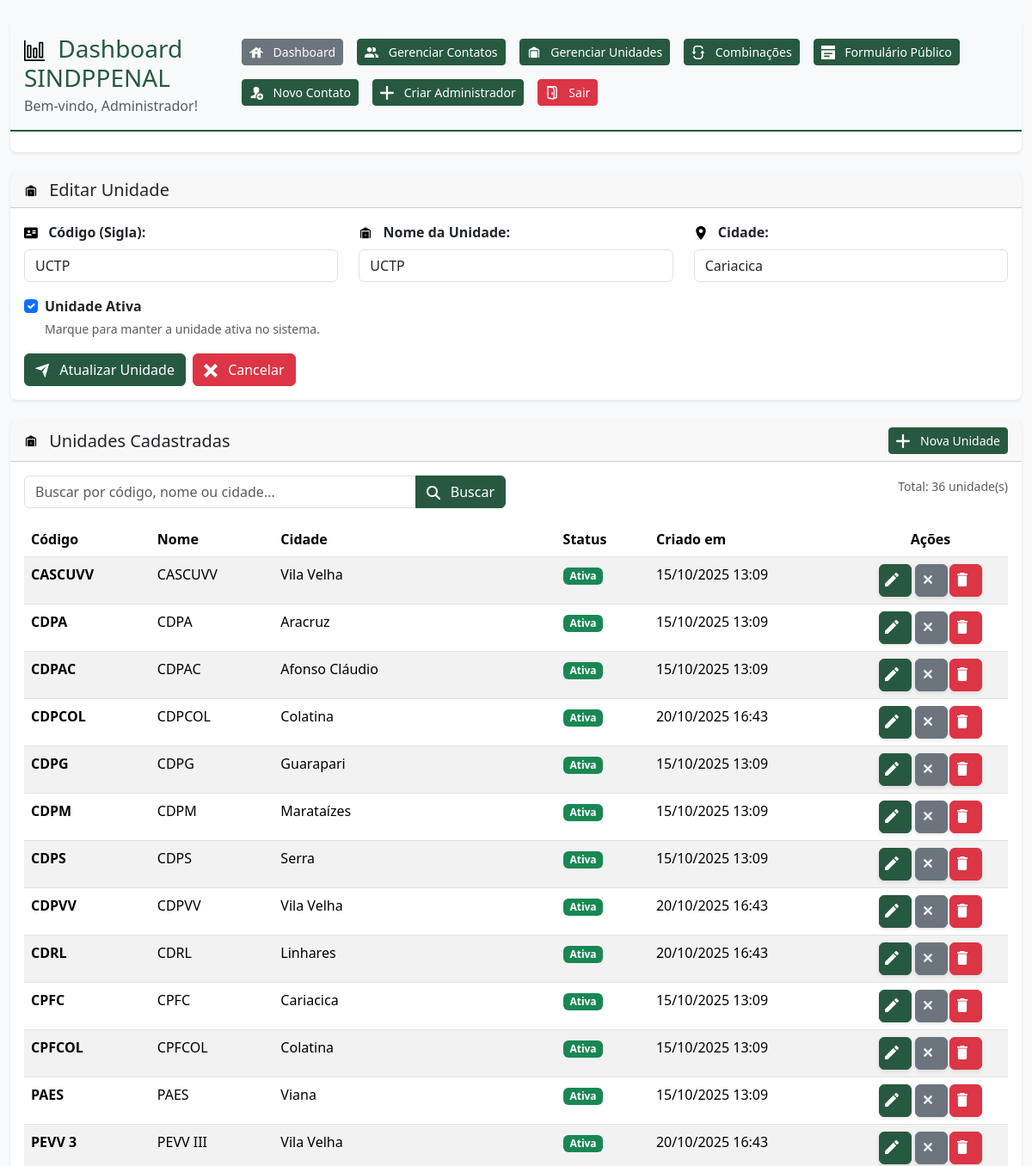
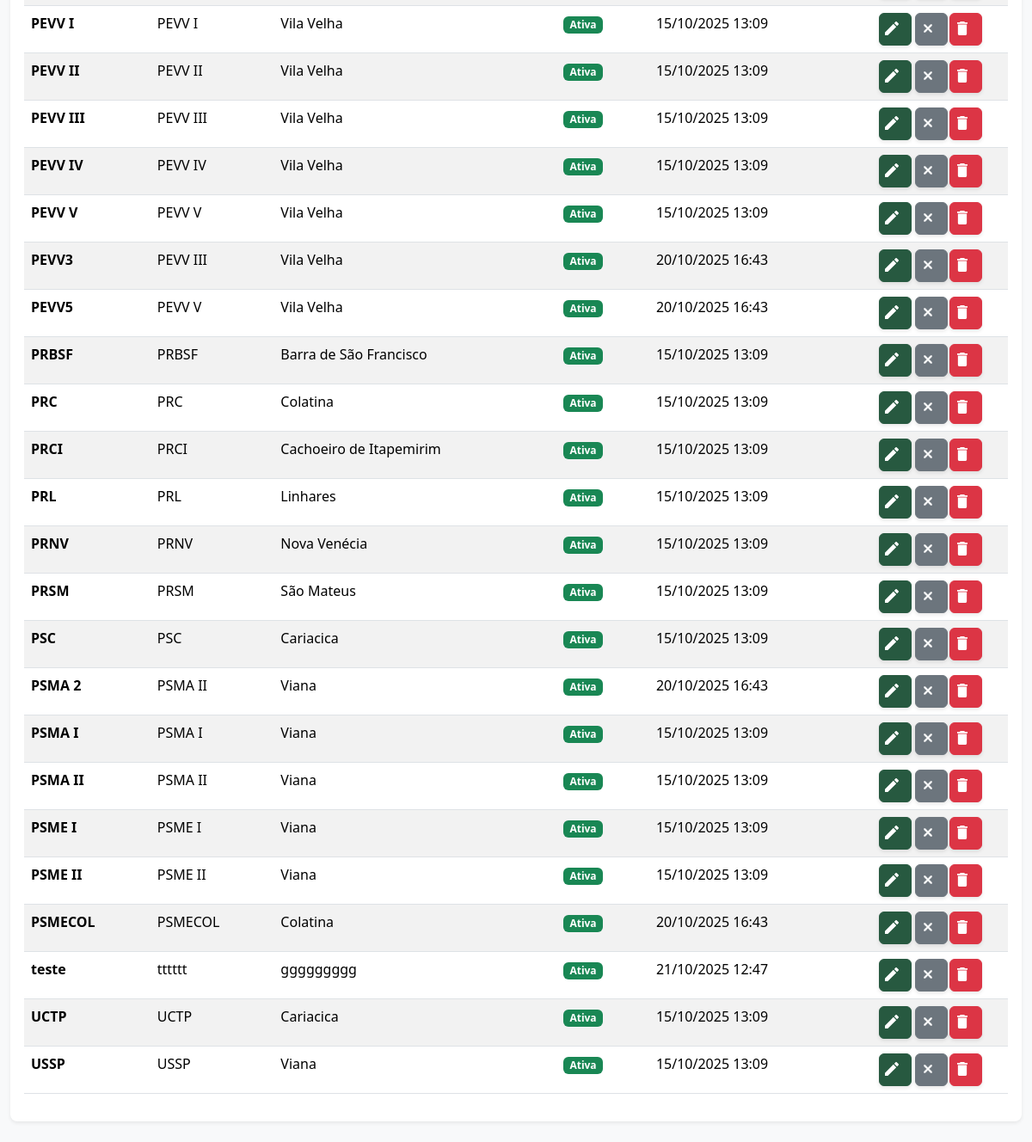
The page /admin/unidades.php?edit=1 (signed in) on the database its author committed (2 pictures, top to bottom).
### tables this page shows
CREATE TABLE `unidades` (
  `id` int NOT NULL AUTO_INCREMENT,
  `codigo` varchar(10) NOT NULL,
  `nome` varchar(255) NOT NULL,
  `cidade` varchar(100) NOT NULL,
  `ativo` tinyint(1) DEFAULT '1',
  `created` datetime DEFAULT CURRENT_TIMESTAMP,
  `updated` datetime DEFAULT CURRENT_TIMESTAMP ON UPDATE CURRENT_TIMESTAMP,
  PRIMARY KEY (`id`),
  UNIQUE KEY `unique_codigo` (`codigo`)
);

### admin/unidades.php (the view, shortened to what the rows shown need)
<?php
$adminUnidades = new AdminUnidades();
$page = isset($_GET['page']) ? (int)$_GET['page'] : 1;
$search = isset($_GET['search']) ? $_GET['search'] : '';
$action = isset($_GET['action']) ? $_GET['action'] : 'list';
$edit_id = isset($_GET['edit']) ? (int)$_GET['edit'] : 0;
$dados = $adminUnidades->listarTodos($page, 50, $search);
$unidade_edit = null;
if ($edit_id > 0) {
    $unidade_edit = $adminUnidades->buscarPorId($edit_id);
    $action = 'edit';
}
?>
<!DOCTYPE html>
<html lang="pt-br">
<head>
    <link href="https://cdn.jsdelivr.net/npm/bootstrap@5.3.2/dist/css/bootstrap.min.css" rel="stylesheet">
    <link rel="stylesheet" href="../assets/css/sindppenal-theme.css">
</head>
<body class="sindppenal-bg">
    <div class="container-fluid py-4">
        <?php include __DIR__ . '/includes/header.php'; ?>
        <?php if ($action === 'add' || $action === 'edit'): ?>
        <div class="row mb-4">
            <div class="col-12">
                <div class="card sindppenal-card">
                    <div class="card-header">
                        <h5 class="card-title mb-0">
                            <img src="../assets/icons/dashboard/unidade.svg" alt="Unidade" class="svg-icon size-sm me-2">
                            <?php echo $action === 'add' ? 'Adicionar Nova Unidade' : 'Editar Unidade'; ?>
                        </h5>
                    </div>
                    <div class="card-body">
                        <form method="POST" action="">
                            <div class="row">
                                <div class="col-md-4 mb-3">
                                    <label for="codigo" class="form-label fw-semibold">
                                        <img src="../assets/icons/formulario/card.svg" alt="Código" class="svg-icon size-sm">
                                        Código (Sigla):
                                    </label>
                                    <input type="text" id="codigo" name="codigo" class="form-control" required
                                           placeholder="Ex: UCTP, CPFC"
                                           value="<?php echo $unidade_edit ? htmlspecialchars($unidade_edit['codigo'] ?? '') : ''; ?>">
                                </div>
                                <div class="col-md-4 mb-3">
                                    <label for="nome" class="form-label fw-semibold">
                                        <img src="../assets/icons/dashboard/unidade.svg" alt="Nome" class="svg-icon size-sm">
                                        Nome da Unidade:
                                    </label>
                                    <input type="text" id="nome" name="nome" class="form-control" required
                                           placeholder="Nome completo da unidade"
                                           value="<?php echo $unidade_edit ? htmlspecialchars($unidade_edit['nome'] ?? '') : ''; ?>">
                                </div>
                                <div class="col-md-4 mb-3">
                                    <label for="cidade" class="form-label fw-semibold">
                                        <img src="../assets/icons/formulario/location.svg" alt="Cidade" class="svg-icon size-sm">
                                        Cidade:
                                    </label>
                                    <input type="text" id="cidade" name="cidade" class="form-control" required
                                           placeholder="Cidade onde fica a unidade"
                                           value="<?php echo $unidade_edit ? htmlspecialchars($unidade_edit['cidade'] ?? '') : ''; ?>">
                                </div>
                            </div>
                            <div class="row">
                                <div class="col-md-12 mb-3">
                                    <div class="form-check">
                                        <input class="form-check-input" type="checkbox" id="ativo" name="ativo" value="1"
                                               <?php echo (!$unidade_edit || $unidade_edit['ativo']) ? 'checked' : ''; ?>>
                                        <label class="form-check-label fw-semibold" for="ativo">
                                            Unidade Ativa
                                        </label>
                                        <div class="form-text">Marque para manter a unidade ativa no sistema.</div>
                                    </div>
                                </div>
                            </div>
                            <div class="d-flex gap-2">
                                <button type="submit" class="btn btn-primary">
                                    <img src="../assets/icons/formulario/enviar.svg" alt="Salvar" class="svg-icon-white size-sm">
                                    <?php echo $action === 'add' ? 'Criar Unidade' : 'Atualizar Unidade'; ?>
                                </button>
                                <a href="unidades.php" class="btn btn-danger">
                                    <img src="../assets/icons/dashboard/cancelar.svg" alt="Cancelar" class="svg-icon-white size-sm">
                                    Cancelar
                                </a>
                            </div>
                        </form>
                    </div>
                </div>
            </div>
        </div>
        <?php endif; ?>
        <div class="row">
            <div class="col-12">
                <div class="card sindppenal-card">
                    <div class="card-body">
                        <?php if (!empty($dados['unidades'])): ?>
                        <div class="table-responsive">
                            <table class="table table-striped table-hover">
                                <thead>
                                    <tr>
                                        <th>Código</th>
                                        <th>Nome</th>
                                        <th>Cidade</th>
                                        <th>Status</th>
                                        <th>Criado em</th>
                                        <th width="180" class="text-center">Ações</th>
                                    </tr>
                                </thead>
                                <tbody>
                                    <?php foreach ($dados['unidades'] as $unidade): ?>
                                    <tr>
                                        <td>
                                            <strong><?php echo htmlspecialchars($unidade['codigo']); ?></strong>
                                        </td>
                                        <td><?php echo htmlspecialchars($unidade['nome']); ?></td>
                                        <td><?php echo htmlspecialchars($unidade['cidade']); ?></td>
                                        <td>
                                            <?php if ($unidade['ativo']): ?>
                                                <span class="badge bg-success">Ativa</span>
                                            <?php else: ?>
                                                <span class="badge bg-secondary">Inativa</span>
                                            <?php endif; ?>
                                        </td>
                                        <td>
                                            <?php
                                            if ($unidade['created']) {
                                                echo date('d/m/Y H:i', strtotime($unidade['created']));
                                            }
                                            ?>
                                        </td>
                                        <td>
                                            <div class="btn-group btn-group-sm d-flex justify-content-center" role="group">
                                                <a href="unidades.php?edit=<?php echo $unidade['id']; ?>"
                                                   class="btn btn-primary d-flex align-items-center justify-content-center"
                                                   title="Editar" style="width: 38px; height: 38px;">
                                                    <img src="../assets/icons/dashboard/editar.svg" alt="Editar"
                                                         class="svg-icon-white" style="width: 16px; height: 16px;">
                                                </a>
                                                <form method="POST" style="display: inline;"
                                                      >
                                                    <button type="submit"
                                                            class="btn btn-<?php echo $unidade['ativo'] ? 'secondary' : 'success'; ?> d-flex align-items-center justify-content-center"
                                                            title="<?php echo $unidade['ativo'] ? 'Desativar' : 'Ativar'; ?>"
                                                            style="width: 38px; height: 38px;">
                                                        <img src="../assets/icons/<?php echo $unidade['ativo'] ? 'dashboard/disabled' : 'formulario/check'; ?>.svg"
                                                             alt="<?php echo $unidade['ativo'] ? 'Desativar' : 'Ativar'; ?>"
                                                             class="svg-icon-white" style="width: 16px; height: 16px;">
                                                    </button>
                                                </form>
                                                <form method="POST" style="display: inline;"
                                                      class="form-delete-unidade">
                                                    <button type="submit"
                                                            class="btn btn-danger d-flex align-items-center justify-content-center"
                                                            title="Excluir" style="width: 38px; height: 38px;">
                                                        <img src="../assets/icons/dashboard/lixo.svg" alt="Excluir"
                                                             class="svg-icon-white" style="width: 16px; height: 16px;">
                                                    </button>
                                                </form>
                                            </div>
                                        </td>
                                    </tr>
                                    <?php endforeach; ?>
                                </tbody>
                            </table>
                        </div>
                        <?php endif; ?>
                    </div>
                </div>
            </div>
        </div>
    </div>
</body>
</html>

### rows shown on the page
unidades: codigo "UCTP", nome "UCTP", cidade "Cariacica", ativo "☑", shows "Ativa", created "15/10/2025 13:09"
unidades: codigo "CASCUVV", nome "CASCUVV", cidade "Vila Velha", ativo "Ativa", created "15/10/2025 13:09"
unidades: codigo "CDPA", nome "CDPA", cidade "Aracruz", ativo "Ativa", created "15/10/2025 13:09"
unidades: codigo "CDPAC", nome "CDPAC", cidade "Afonso Cláudio", ativo "Ativa", created "15/10/2025 13:09"
unidades: codigo "CDPCOL", nome "CDPCOL", cidade "Colatina", ativo "Ativa", created "20/10/2025 16:43"
unidades: codigo "CDPG", nome "CDPG", cidade "Guarapari", ativo "Ativa", created "15/10/2025 13:09"
unidades: codigo "CDPM", nome "CDPM", cidade "Marataízes", ativo "Ativa", created "15/10/2025 13:09"
unidades: codigo "CDPS", nome "CDPS", cidade "Serra", ativo "Ativa", created "15/10/2025 13:09"
unidades: codigo "CDPVV", nome "CDPVV", cidade "Vila Velha", ativo "Ativa", created "20/10/2025 16:43"
unidades: codigo "CDRL", nome "CDRL", cidade "Linhares", ativo "Ativa", created "20/10/2025 16:43"
unidades: codigo "CPFC", nome "CPFC", cidade "Cariacica", ativo "Ativa", created "15/10/2025 13:09"
unidades: codigo "CPFCOL", nome "CPFCOL", cidade "Colatina", ativo "Ativa", created "15/10/2025 13:09"
unidades: codigo "PAES", nome "PAES", cidade "Viana", ativo "Ativa", created "15/10/2025 13:09"
unidades: codigo "PEVV 3", nome "PEVV III", cidade "Vila Velha", ativo "Ativa", created "20/10/2025 16:43"
unidades: codigo "PEVV I", nome "PEVV I", cidade "Vila Velha", ativo "Ativa", created "15/10/2025 13:09"
unidades: codigo "PEVV II", nome "PEVV II", cidade "Vila Velha", ativo "Ativa", created "15/10/2025 13:09"
unidades: codigo "PEVV III", nome "PEVV III", cidade "Vila Velha", ativo "Ativa", created "15/10/2025 13:09"
unidades: codigo "PEVV IV", nome "PEVV IV", cidade "Vila Velha", ativo "Ativa", created "15/10/2025 13:09"
unidades: codigo "PEVV V", nome "PEVV V", cidade "Vila Velha", ativo "Ativa", created "15/10/2025 13:09"
unidades: codigo "PEVV3", nome "PEVV III", cidade "Vila Velha", ativo "Ativa", created "20/10/2025 16:43"
unidades: codigo "PEVV5", nome "PEVV V", cidade "Vila Velha", ativo "Ativa", created "20/10/2025 16:43"
unidades: codigo "PRBSF", nome "PRBSF", cidade "Barra de São Francisco", ativo "Ativa", created "15/10/2025 13:09"
unidades: codigo "PRC", nome "PRC", cidade "Colatina", ativo "Ativa", created "15/10/2025 13:09"
unidades: codigo "PRCI", nome "PRCI", cidade "Cachoeiro de Itapemirim", ativo "Ativa", created "15/10/2025 13:09"
unidades: codigo "PRL", nome "PRL", cidade "Linhares", ativo "Ativa", created "15/10/2025 13:09"
unidades: codigo "PRNV", nome "PRNV", cidade "Nova Venécia", ativo "Ativa", created "15/10/2025 13:09"
unidades: codigo "PRSM", nome "PRSM", cidade "São Mateus", ativo "Ativa", created "15/10/2025 13:09"
unidades: codigo "PSC", nome "PSC", cidade "Cariacica", ativo "Ativa", created "15/10/2025 13:09", $unidade['id'] 3 (drawn)
unidades: codigo "PSMA 2", nome "PSMA II", cidade "Viana", ativo "Ativa", created "20/10/2025 16:43"
unidades: codigo "PSMA I", nome "PSMA I", cidade "Viana", ativo "Ativa", created "15/10/2025 13:09"
unidades: codigo "PSMA II", nome "PSMA II", cidade "Viana", ativo "Ativa", created "15/10/2025 13:09"
unidades: codigo "PSME I", nome "PSME I", cidade "Viana", ativo "Ativa", created "15/10/2025 13:09"
unidades: codigo "PSME II", nome "PSME II", cidade "Viana", ativo "Ativa", created "15/10/2025 13:09"
unidades: codigo "PSMECOL", nome "PSMECOL", cidade "Colatina", ativo "Ativa", created "20/10/2025 16:43"
unidades: codigo "teste", nome "tttttt", cidade "ggggggggg", ativo "Ativa", created "21/10/2025 12:47"
unidades: codigo "USSP", nome "USSP", cidade "Viana", ativo "Ativa", created "15/10/2025 13:09"

### other values the page prints
$_SESSION['admin_nome'] "Administrador"
$dados['total'] "36"
